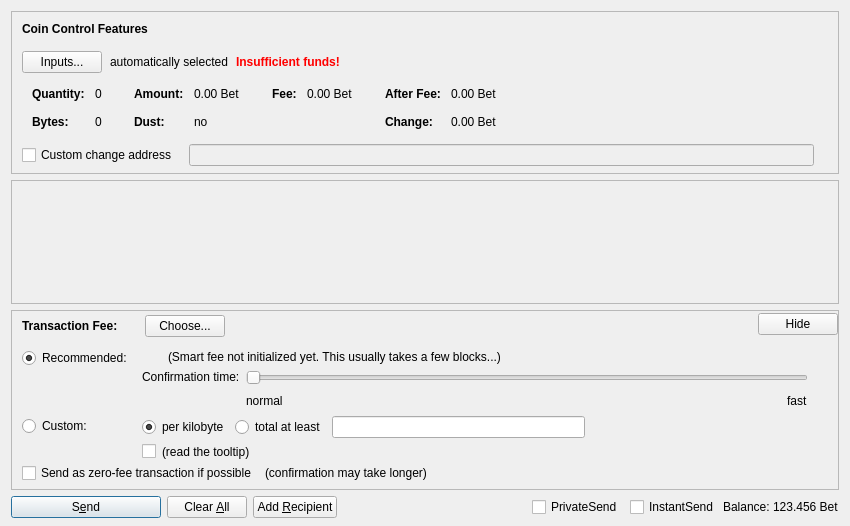
<?xml version="1.0" encoding="UTF-8"?>
<ui version="4.0">
 <class>SendCoinsDialog</class>
 <widget class="QDialog" name="SendCoinsDialog">
  <property name="geometry">
   <rect>
    <x>0</x>
    <y>0</y>
    <width>850</width>
    <height>526</height>
   </rect>
  </property>
  <property name="windowTitle">
   <string>Send Coins</string>
  </property>
  <layout class="QVBoxLayout" name="verticalLayout" stretch="0,1,0,0">
   <property name="bottomMargin">
    <number>8</number>
   </property>
   <item>
    <widget class="QFrame" name="frameCoinControl">
     <property name="sizePolicy">
      <sizepolicy hsizetype="Expanding" vsizetype="Expanding">
       <horstretch>0</horstretch>
       <verstretch>0</verstretch>
      </sizepolicy>
     </property>
     <property name="maximumSize">
      <size>
       <width>16777215</width>
       <height>16777215</height>
      </size>
     </property>
     <property name="frameShape">
      <enum>QFrame::StyledPanel</enum>
     </property>
     <property name="frameShadow">
      <enum>QFrame::Sunken</enum>
     </property>
     <layout class="QVBoxLayout" name="verticalLayoutCoinControl2">
      <property name="spacing">
       <number>0</number>
      </property>
      <property name="leftMargin">
       <number>0</number>
      </property>
      <property name="topMargin">
       <number>0</number>
      </property>
      <property name="rightMargin">
       <number>0</number>
      </property>
      <property name="bottomMargin">
       <number>6</number>
      </property>
      <item>
       <layout class="QVBoxLayout" name="verticalLayoutCoinControl" stretch="0,0,0,0,1">
        <property name="spacing">
         <number>0</number>
        </property>
        <property name="leftMargin">
         <number>10</number>
        </property>
        <property name="topMargin">
         <number>10</number>
        </property>
        <item>
         <layout class="QHBoxLayout" name="horizontalLayoutCoinControl1">
          <property name="bottomMargin">
           <number>15</number>
          </property>
          <item>
           <widget class="QLabel" name="labelCoinControlFeatures">
            <property name="sizePolicy">
             <sizepolicy hsizetype="Preferred" vsizetype="Maximum">
              <horstretch>0</horstretch>
              <verstretch>0</verstretch>
             </sizepolicy>
            </property>
            <property name="font">
             <font>
              <weight>75</weight>
              <bold>true</bold>
             </font>
            </property>
            <property name="styleSheet">
             <string notr="true">font-weight:bold;</string>
            </property>
            <property name="text">
             <string>Coin Control Features</string>
            </property>
           </widget>
          </item>
         </layout>
        </item>
        <item>
         <layout class="QHBoxLayout" name="horizontalLayoutCoinControl2" stretch="0,0,0,0">
          <property name="spacing">
           <number>8</number>
          </property>
          <property name="bottomMargin">
           <number>10</number>
          </property>
          <item>
           <widget class="QPushButton" name="pushButtonCoinControl">
            <property name="styleSheet">
             <string notr="true"/>
            </property>
            <property name="text">
             <string>Inputs...</string>
            </property>
            <property name="autoDefault">
             <bool>false</bool>
            </property>
           </widget>
          </item>
          <item>
           <widget class="QLabel" name="labelCoinControlAutomaticallySelected">
            <property name="text">
             <string>automatically selected</string>
            </property>
            <property name="margin">
             <number>5</number>
            </property>
           </widget>
          </item>
          <item>
           <widget class="QLabel" name="labelCoinControlInsuffFunds">
            <property name="font">
             <font>
              <weight>75</weight>
              <bold>true</bold>
             </font>
            </property>
            <property name="styleSheet">
             <string notr="true">color:red;font-weight:bold;</string>
            </property>
            <property name="text">
             <string>Insufficient funds!</string>
            </property>
            <property name="margin">
             <number>5</number>
            </property>
           </widget>
          </item>
          <item>
           <spacer name="horizontalSpacerCoinControl">
            <property name="orientation">
             <enum>Qt::Horizontal</enum>
            </property>
            <property name="sizeHint" stdset="0">
             <size>
              <width>40</width>
              <height>1</height>
             </size>
            </property>
           </spacer>
          </item>
         </layout>
        </item>
        <item>
         <widget class="QWidget" name="widgetCoinControl" native="true">
          <property name="sizePolicy">
           <sizepolicy hsizetype="Preferred" vsizetype="Preferred">
            <horstretch>0</horstretch>
            <verstretch>0</verstretch>
           </sizepolicy>
          </property>
          <property name="minimumSize">
           <size>
            <width>0</width>
            <height>0</height>
           </size>
          </property>
          <property name="styleSheet">
           <string notr="true"/>
          </property>
          <layout class="QHBoxLayout" name="horizontalLayoutCoinControl5">
           <property name="leftMargin">
            <number>0</number>
           </property>
           <property name="topMargin">
            <number>0</number>
           </property>
           <property name="rightMargin">
            <number>0</number>
           </property>
           <property name="bottomMargin">
            <number>0</number>
           </property>
           <item>
            <layout class="QHBoxLayout" name="horizontalLayoutCoinControl3" stretch="0,0,0,1">
             <property name="spacing">
              <number>20</number>
             </property>
             <property name="topMargin">
              <number>0</number>
             </property>
             <property name="bottomMargin">
              <number>10</number>
             </property>
             <item>
              <layout class="QFormLayout" name="formLayoutCoinControl1">
               <property name="horizontalSpacing">
                <number>10</number>
               </property>
               <property name="verticalSpacing">
                <number>14</number>
               </property>
               <property name="leftMargin">
                <number>10</number>
               </property>
               <property name="topMargin">
                <number>4</number>
               </property>
               <property name="rightMargin">
                <number>6</number>
               </property>
               <item row="0" column="0">
                <widget class="QLabel" name="labelCoinControlQuantityText">
                 <property name="font">
                  <font>
                   <weight>75</weight>
                   <bold>true</bold>
                  </font>
                 </property>
                 <property name="text">
                  <string>Quantity:</string>
                 </property>
                 <property name="margin">
                  <number>0</number>
                 </property>
                </widget>
               </item>
               <item row="0" column="1">
                <widget class="QLabel" name="labelCoinControlQuantity">
                 <property name="cursor">
                  <cursorShape>IBeamCursor</cursorShape>
                 </property>
                 <property name="contextMenuPolicy">
                  <enum>Qt::ActionsContextMenu</enum>
                 </property>
                 <property name="text">
                  <string notr="true">0</string>
                 </property>
                 <property name="margin">
                  <number>0</number>
                 </property>
                 <property name="textInteractionFlags">
                  <set>Qt::LinksAccessibleByMouse|Qt::TextSelectableByKeyboard|Qt::TextSelectableByMouse</set>
                 </property>
                </widget>
               </item>
               <item row="1" column="0">
                <widget class="QLabel" name="labelCoinControlBytesText">
                 <property name="font">
                  <font>
                   <weight>75</weight>
                   <bold>true</bold>
                  </font>
                 </property>
                 <property name="text">
                  <string>Bytes:</string>
                 </property>
                </widget>
               </item>
               <item row="1" column="1">
                <widget class="QLabel" name="labelCoinControlBytes">
                 <property name="cursor">
                  <cursorShape>IBeamCursor</cursorShape>
                 </property>
                 <property name="contextMenuPolicy">
                  <enum>Qt::ActionsContextMenu</enum>
                 </property>
                 <property name="text">
                  <string notr="true">0</string>
                 </property>
                 <property name="textInteractionFlags">
                  <set>Qt::LinksAccessibleByMouse|Qt::TextSelectableByKeyboard|Qt::TextSelectableByMouse</set>
                 </property>
                </widget>
               </item>
              </layout>
             </item>
             <item>
              <layout class="QFormLayout" name="formLayoutCoinControl2">
               <property name="horizontalSpacing">
                <number>10</number>
               </property>
               <property name="verticalSpacing">
                <number>14</number>
               </property>
               <property name="leftMargin">
                <number>6</number>
               </property>
               <property name="topMargin">
                <number>4</number>
               </property>
               <property name="rightMargin">
                <number>6</number>
               </property>
               <item row="0" column="0">
                <widget class="QLabel" name="labelCoinControlAmountText">
                 <property name="font">
                  <font>
                   <weight>75</weight>
                   <bold>true</bold>
                  </font>
                 </property>
                 <property name="text">
                  <string>Amount:</string>
                 </property>
                 <property name="margin">
                  <number>0</number>
                 </property>
                </widget>
               </item>
               <item row="0" column="1">
                <widget class="QLabel" name="labelCoinControlAmount">
                 <property name="cursor">
                  <cursorShape>IBeamCursor</cursorShape>
                 </property>
                 <property name="contextMenuPolicy">
                  <enum>Qt::ActionsContextMenu</enum>
                 </property>
                 <property name="text">
                  <string notr="true">0.00 Bet</string>
                 </property>
                 <property name="textInteractionFlags">
                  <set>Qt::LinksAccessibleByMouse|Qt::TextSelectableByKeyboard|Qt::TextSelectableByMouse</set>
                 </property>
                </widget>
               </item>
               <item row="1" column="0">
                <widget class="QLabel" name="labelCoinControlLowOutputText">
                 <property name="font">
                  <font>
                   <weight>75</weight>
                   <bold>true</bold>
                  </font>
                 </property>
                 <property name="text">
                  <string>Dust:</string>
                 </property>
                </widget>
               </item>
               <item row="1" column="1">
                <widget class="QLabel" name="labelCoinControlLowOutput">
                 <property name="cursor">
                  <cursorShape>IBeamCursor</cursorShape>
                 </property>
                 <property name="contextMenuPolicy">
                  <enum>Qt::ActionsContextMenu</enum>
                 </property>
                 <property name="text">
                  <string notr="true">no</string>
                 </property>
                 <property name="textInteractionFlags">
                  <set>Qt::LinksAccessibleByMouse|Qt::TextSelectableByKeyboard|Qt::TextSelectableByMouse</set>
                 </property>
                </widget>
               </item>
              </layout>
             </item>
             <item>
              <layout class="QFormLayout" name="formLayoutCoinControl3">
               <property name="horizontalSpacing">
                <number>10</number>
               </property>
               <property name="verticalSpacing">
                <number>14</number>
               </property>
               <property name="leftMargin">
                <number>6</number>
               </property>
               <property name="topMargin">
                <number>4</number>
               </property>
               <property name="rightMargin">
                <number>6</number>
               </property>
               <item row="0" column="0">
                <widget class="QLabel" name="labelCoinControlFeeText">
                 <property name="font">
                  <font>
                   <weight>75</weight>
                   <bold>true</bold>
                  </font>
                 </property>
                 <property name="text">
                  <string>Fee:</string>
                 </property>
                 <property name="margin">
                  <number>0</number>
                 </property>
                </widget>
               </item>
               <item row="0" column="1">
                <widget class="QLabel" name="labelCoinControlFee">
                 <property name="cursor">
                  <cursorShape>IBeamCursor</cursorShape>
                 </property>
                 <property name="contextMenuPolicy">
                  <enum>Qt::ActionsContextMenu</enum>
                 </property>
                 <property name="text">
                  <string notr="true">0.00 Bet</string>
                 </property>
                 <property name="textInteractionFlags">
                  <set>Qt::LinksAccessibleByMouse|Qt::TextSelectableByKeyboard|Qt::TextSelectableByMouse</set>
                 </property>
                </widget>
               </item>
             </layout>
             </item>
             <item>
              <layout class="QFormLayout" name="formLayoutCoinControl4">
               <property name="horizontalSpacing">
                <number>10</number>
               </property>
               <property name="verticalSpacing">
                <number>14</number>
               </property>
               <property name="leftMargin">
                <number>6</number>
               </property>
               <property name="topMargin">
                <number>4</number>
               </property>
               <property name="rightMargin">
                <number>6</number>
               </property>
               <item row="0" column="0">
                <widget class="QLabel" name="labelCoinControlAfterFeeText">
                 <property name="font">
                  <font>
                   <weight>75</weight>
                   <bold>true</bold>
                  </font>
                 </property>
                 <property name="text">
                  <string>After Fee:</string>
                 </property>
                 <property name="margin">
                  <number>0</number>
                 </property>
                </widget>
               </item>
               <item row="0" column="1">
                <widget class="QLabel" name="labelCoinControlAfterFee">
                 <property name="cursor">
                  <cursorShape>IBeamCursor</cursorShape>
                 </property>
                 <property name="contextMenuPolicy">
                  <enum>Qt::ActionsContextMenu</enum>
                 </property>
                 <property name="text">
                  <string notr="true">0.00 Bet</string>
                 </property>
                 <property name="textInteractionFlags">
                  <set>Qt::LinksAccessibleByMouse|Qt::TextSelectableByKeyboard|Qt::TextSelectableByMouse</set>
                 </property>
                </widget>
               </item>
               <item row="1" column="0">
                <widget class="QLabel" name="labelCoinControlChangeText">
                 <property name="font">
                  <font>
                   <weight>75</weight>
                   <bold>true</bold>
                  </font>
                 </property>
                 <property name="text">
                  <string>Change:</string>
                 </property>
                </widget>
               </item>
               <item row="1" column="1">
                <widget class="QLabel" name="labelCoinControlChange">
                 <property name="cursor">
                  <cursorShape>IBeamCursor</cursorShape>
                 </property>
                 <property name="contextMenuPolicy">
                  <enum>Qt::ActionsContextMenu</enum>
                 </property>
                 <property name="text">
                  <string notr="true">0.00 Bet</string>
                 </property>
                 <property name="textInteractionFlags">
                  <set>Qt::LinksAccessibleByMouse|Qt::TextSelectableByKeyboard|Qt::TextSelectableByMouse</set>
                 </property>
                </widget>
               </item>
              </layout>
             </item>
            </layout>
           </item>
          </layout>
         </widget>
        </item>
        <item>
         <layout class="QHBoxLayout" name="horizontalLayoutCoinControl4" stretch="0,0,0">
          <property name="spacing">
           <number>12</number>
          </property>
          <property name="sizeConstraint">
           <enum>QLayout::SetDefaultConstraint</enum>
          </property>
          <property name="topMargin">
           <number>5</number>
          </property>
          <property name="rightMargin">
           <number>5</number>
          </property>
          <item>
           <widget class="QCheckBox" name="checkBoxCoinControlChange">
            <property name="toolTip">
             <string>If this is activated, but the change address is empty or invalid, change will be sent to a newly generated address.</string>
            </property>
            <property name="text">
             <string>Custom change address</string>
            </property>
           </widget>
          </item>
          <item>
           <widget class="QValidatedLineEdit" name="lineEditCoinControlChange">
            <property name="enabled">
             <bool>false</bool>
            </property>
            <property name="sizePolicy">
             <sizepolicy hsizetype="Expanding" vsizetype="Fixed">
              <horstretch>0</horstretch>
              <verstretch>0</verstretch>
             </sizepolicy>
            </property>
           </widget>
          </item>
          <item>
           <widget class="QLabel" name="labelCoinControlChangeLabel">
            <property name="sizePolicy">
             <sizepolicy hsizetype="Preferred" vsizetype="Expanding">
              <horstretch>0</horstretch>
              <verstretch>0</verstretch>
             </sizepolicy>
            </property>
            <property name="minimumSize">
             <size>
              <width>0</width>
              <height>0</height>
             </size>
            </property>
            <property name="text">
             <string/>
            </property>
            <property name="margin">
             <number>3</number>
            </property>
           </widget>
          </item>
         </layout>
        </item>
        <item>
         <spacer name="verticalSpacerCoinControl">
          <property name="orientation">
           <enum>Qt::Vertical</enum>
          </property>
          <property name="sizeHint" stdset="0">
           <size>
            <width>800</width>
            <height>1</height>
           </size>
          </property>
         </spacer>
        </item>
       </layout>
      </item>
     </layout>
    </widget>
   </item>
   <item>
    <widget class="QScrollArea" name="scrollArea">
     <property name="widgetResizable">
      <bool>true</bool>
     </property>
     <widget class="QWidget" name="scrollAreaWidgetContents">
      <property name="geometry">
       <rect>
        <x>0</x>
        <y>0</y>
        <width>830</width>
        <height>69</height>
       </rect>
      </property>
      <layout class="QVBoxLayout" name="verticalLayout_2" stretch="0,1">
       <property name="leftMargin">
        <number>0</number>
       </property>
       <property name="topMargin">
        <number>0</number>
       </property>
       <property name="rightMargin">
        <number>0</number>
       </property>
       <property name="bottomMargin">
        <number>0</number>
       </property>
       <item>
        <layout class="QVBoxLayout" name="entries">
         <property name="spacing">
          <number>6</number>
         </property>
        </layout>
       </item>
       <item>
        <spacer name="verticalSpacer">
         <property name="orientation">
          <enum>Qt::Vertical</enum>
         </property>
         <property name="sizeHint" stdset="0">
          <size>
           <width>20</width>
           <height>40</height>
          </size>
         </property>
        </spacer>
       </item>
      </layout>
     </widget>
    </widget>
   </item>
   <item>
    <widget class="QFrame" name="frameFee">
     <property name="sizePolicy">
      <sizepolicy hsizetype="Expanding" vsizetype="Expanding">
       <horstretch>0</horstretch>
       <verstretch>0</verstretch>
      </sizepolicy>
     </property>
     <property name="maximumSize">
      <size>
       <width>16777215</width>
       <height>16777215</height>
      </size>
     </property>
     <property name="frameShape">
      <enum>QFrame::StyledPanel</enum>
     </property>
     <property name="frameShadow">
      <enum>QFrame::Sunken</enum>
     </property>
     <layout class="QVBoxLayout" name="verticalLayoutFee1">
      <property name="spacing">
       <number>0</number>
      </property>
      <property name="leftMargin">
       <number>0</number>
      </property>
      <property name="topMargin">
       <number>0</number>
      </property>
      <property name="rightMargin">
       <number>0</number>
      </property>
      <property name="bottomMargin">
       <number>0</number>
      </property>
      <item>
       <layout class="QVBoxLayout" name="verticalLayoutFee2" stretch="0,0,0">
        <property name="spacing">
         <number>0</number>
        </property>
        <property name="leftMargin">
         <number>10</number>
        </property>
        <property name="topMargin">
         <number>0</number>
        </property>
        <item>
         <layout class="QHBoxLayout" name="horizontalLayoutFee1">
          <property name="bottomMargin">
           <number>0</number>
          </property>
          <item>
           <layout class="QVBoxLayout" name="verticalLayoutFee7">
            <property name="spacing">
             <number>0</number>
            </property>
            <item>
             <spacer name="verticalSpacerSmartFee">
              <property name="orientation">
               <enum>Qt::Vertical</enum>
              </property>
              <property name="sizeType">
               <enum>QSizePolicy::Fixed</enum>
              </property>
              <property name="sizeHint" stdset="0">
               <size>
                <width>1</width>
                <height>4</height>
               </size>
              </property>
             </spacer>
            </item>
            <item>
             <layout class="QHBoxLayout" name="horizontalLayoutSmartFee">
              <property name="spacing">
               <number>10</number>
              </property>
              <item>
               <widget class="QLabel" name="labelFeeHeadline">
                <property name="sizePolicy">
                 <sizepolicy hsizetype="Preferred" vsizetype="Maximum">
                  <horstretch>0</horstretch>
                  <verstretch>0</verstretch>
                 </sizepolicy>
                </property>
                <property name="font">
                 <font>
                  <weight>75</weight>
                  <bold>true</bold>
                 </font>
                </property>
                <property name="styleSheet">
                 <string notr="true">font-weight:bold;</string>
                </property>
                <property name="text">
                 <string>Transaction Fee:</string>
                </property>
               </widget>
              </item>
              <item>
               <widget class="QLabel" name="labelFeeMinimized">
                <property name="text">
                 <string/>
                </property>
               </widget>
              </item>
              <item>
               <widget class="QPushButton" name="buttonChooseFee">
                <property name="text">
                 <string>Choose...</string>
                </property>
               </widget>
              </item>
             </layout>
            </item>
            <item>
             <spacer name="verticalSpacer_5">
              <property name="orientation">
               <enum>Qt::Vertical</enum>
              </property>
              <property name="sizeHint" stdset="0">
               <size>
                <width>1</width>
                <height>1</height>
               </size>
              </property>
             </spacer>
            </item>
           </layout>
          </item>
          <item>
           <spacer name="horizontalSpacer_4">
            <property name="orientation">
             <enum>Qt::Horizontal</enum>
            </property>
            <property name="sizeHint" stdset="0">
             <size>
              <width>40</width>
              <height>20</height>
             </size>
            </property>
           </spacer>
          </item>
          <item>
           <widget class="QPushButton" name="buttonMinimizeFee">
            <property name="toolTip">
             <string>collapse fee-settings</string>
            </property>
            <property name="text">
             <string>Hide</string>
            </property>
           </widget>
          </item>
         </layout>
        </item>
        <item>
         <widget class="QFrame" name="frameFeeSelection">
          <layout class="QVBoxLayout" name="verticalLayoutFee12">
           <property name="spacing">
            <number>0</number>
           </property>
           <property name="leftMargin">
            <number>0</number>
           </property>
           <property name="topMargin">
            <number>0</number>
           </property>
           <property name="rightMargin">
            <number>0</number>
           </property>
           <property name="bottomMargin">
            <number>0</number>
           </property>
           <item>
            <layout class="QGridLayout" name="gridLayoutFee">
             <property name="topMargin">
              <number>10</number>
             </property>
             <property name="bottomMargin">
              <number>4</number>
             </property>
             <property name="horizontalSpacing">
              <number>10</number>
             </property>
             <property name="verticalSpacing">
              <number>4</number>
             </property>
             <item row="1" column="1">
              <layout class="QVBoxLayout" name="verticalLayoutFee8">
               <property name="spacing">
                <number>6</number>
               </property>
               <item>
                <layout class="QHBoxLayout" name="horizontalLayoutFee13">
                 <item>
                  <widget class="QRadioButton" name="radioCustomPerKilobyte">
                   <property name="toolTip">
                    <string>If the custom fee is set to 1000 duffs and the transaction is only 250 bytes, then &quot;per kilobyte&quot; only pays 250 duffs in fee,&lt;br /&gt;while &quot;at least&quot; pays 1000 duffs. For transactions bigger than a kilobyte both pay by kilobyte.</string>
                   </property>
                   <property name="text">
                    <string>per kilobyte</string>
                   </property>
                   <property name="checked">
                    <bool>true</bool>
                   </property>
                   <attribute name="buttonGroup">
                    <string notr="true">groupCustomFee</string>
                   </attribute>
                  </widget>
                 </item>
                 <item>
                  <widget class="QRadioButton" name="radioCustomAtLeast">
                   <property name="toolTip">
                    <string>If the custom fee is set to 1000 duffs and the transaction is only 250 bytes, then &quot;per kilobyte&quot; only pays 250 duffs in fee,&lt;br /&gt;while &quot;total at least&quot; pays 1000 duffs. For transactions bigger than a kilobyte both pay by kilobyte.</string>
                   </property>
                   <property name="text">
                    <string>total at least</string>
                   </property>
                   <attribute name="buttonGroup">
                    <string notr="true">groupCustomFee</string>
                   </attribute>
                  </widget>
                 </item>
                 <item>
                  <widget class="BitcoinAmountField" name="customFee"/>
                 </item>
                 <item>
                  <spacer name="horizontalSpacer_6">
                   <property name="orientation">
                    <enum>Qt::Horizontal</enum>
                   </property>
                   <property name="sizeHint" stdset="0">
                    <size>
                     <width>1</width>
                     <height>1</height>
                    </size>
                   </property>
                  </spacer>
                 </item>
                </layout>
               </item>
               <item>
                <layout class="QHBoxLayout" name="horizontalLayoutFee8">
                 <item>
                  <widget class="QCheckBox" name="checkBoxMinimumFee">
                   <property name="toolTip">
                    <string>Paying only the minimum fee is just fine as long as there is less transaction volume than space in the blocks.&lt;br /&gt;But be aware that this can end up in a never confirming transaction once there is more demand for bet transactions than the network can process.</string>
                   </property>
                   <property name="text">
                    <string/>
                   </property>
                  </widget>
                 </item>
                 <item>
                  <widget class="QLabel" name="labelMinFeeWarning">
                   <property name="enabled">
                    <bool>true</bool>
                   </property>
                   <property name="toolTip">
                    <string>Paying only the minimum fee is just fine as long as there is less transaction volume than space in the blocks.&lt;br /&gt;But be aware that this can end up in a never confirming transaction once there is more demand for bet transactions than the network can process.</string>
                   </property>
                   <property name="text">
                    <string>(read the tooltip)</string>
                   </property>
                   <property name="margin">
                    <number>5</number>
                   </property>
                  </widget>
                 </item>
                 <item>
                  <spacer name="horizontalSpacer_2">
                   <property name="orientation">
                    <enum>Qt::Horizontal</enum>
                   </property>
                   <property name="sizeHint" stdset="0">
                    <size>
                     <width>1</width>
                     <height>1</height>
                    </size>
                   </property>
                  </spacer>
                 </item>
                </layout>
               </item>
              </layout>
             </item>
             <item row="0" column="0">
              <layout class="QVBoxLayout" name="verticalLayoutFee4" stretch="0,1">
               <item>
                <widget class="QRadioButton" name="radioSmartFee">
                 <property name="text">
                  <string>Recommended:</string>
                 </property>
                 <property name="checked">
                  <bool>true</bool>
                 </property>
                 <attribute name="buttonGroup">
                  <string notr="true">groupFee</string>
                 </attribute>
                </widget>
               </item>
               <item>
                <spacer name="verticalSpacer_2">
                 <property name="orientation">
                  <enum>Qt::Vertical</enum>
                 </property>
                 <property name="sizeHint" stdset="0">
                  <size>
                   <width>1</width>
                   <height>1</height>
                  </size>
                 </property>
                </spacer>
               </item>
              </layout>
             </item>
             <item row="1" column="0">
              <layout class="QVBoxLayout" name="verticalLayoutFee9" stretch="0,1">
               <item>
                <widget class="QRadioButton" name="radioCustomFee">
                 <property name="text">
                  <string>Custom:</string>
                 </property>
                 <attribute name="buttonGroup">
                  <string notr="true">groupFee</string>
                 </attribute>
                </widget>
               </item>
               <item>
                <spacer name="verticalSpacer_6">
                 <property name="orientation">
                  <enum>Qt::Vertical</enum>
                 </property>
                 <property name="sizeHint" stdset="0">
                  <size>
                   <width>1</width>
                   <height>1</height>
                  </size>
                 </property>
                </spacer>
               </item>
              </layout>
             </item>
             <item row="0" column="1">
              <layout class="QVBoxLayout" name="verticalLayoutFee3" stretch="0,0,1">
               <property name="spacing">
                <number>6</number>
               </property>
               <property name="topMargin">
                <number>2</number>
               </property>
               <item>
                <layout class="QHBoxLayout" name="horizontalLayoutFee12">
                 <item>
                  <widget class="QLabel" name="labelSmartFee">
                   <property name="text">
                    <string/>
                   </property>
                   <property name="margin">
                    <number>2</number>
                   </property>
                  </widget>
                 </item>
                 <item>
                  <widget class="QLabel" name="labelFeeEstimation">
                   <property name="text">
                    <string/>
                   </property>
                  </widget>
                 </item>
                 <item>
                  <widget class="QLabel" name="labelSmartFee2">
                   <property name="text">
                    <string>(Smart fee not initialized yet. This usually takes a few blocks...)</string>
                   </property>
                   <property name="margin">
                    <number>2</number>
                   </property>
                  </widget>
                 </item>
                 <item>
                  <spacer name="horizontalSpacer_5">
                   <property name="orientation">
                    <enum>Qt::Horizontal</enum>
                   </property>
                   <property name="sizeHint" stdset="0">
                    <size>
                     <width>1</width>
                     <height>1</height>
                    </size>
                   </property>
                  </spacer>
                 </item>
                </layout>
               </item>
               <item>
                <layout class="QHBoxLayout" name="horizontalLayoutFee9">
                 <item>
                  <layout class="QVBoxLayout" name="verticalLayoutFee6">
                   <item>
                    <widget class="QLabel" name="labelSmartFee3">
                     <property name="text">
                      <string>Confirmation time:</string>
                     </property>
                     <property name="margin">
                      <number>2</number>
                     </property>
                    </widget>
                   </item>
                   <item>
                    <spacer name="verticalSpacer_3">
                     <property name="orientation">
                      <enum>Qt::Vertical</enum>
                     </property>
                     <property name="sizeHint" stdset="0">
                      <size>
                       <width>1</width>
                       <height>1</height>
                      </size>
                     </property>
                    </spacer>
                   </item>
                  </layout>
                 </item>
                 <item>
                  <layout class="QVBoxLayout" name="verticalLayoutFee5">
                   <property name="rightMargin">
                    <number>30</number>
                   </property>
                   <item>
                    <widget class="QSlider" name="sliderSmartFee">
                     <property name="minimum">
                      <number>0</number>
                     </property>
                     <property name="maximum">
                      <number>24</number>
                     </property>
                     <property name="pageStep">
                      <number>1</number>
                     </property>
                     <property name="value">
                      <number>0</number>
                     </property>
                     <property name="orientation">
                      <enum>Qt::Horizontal</enum>
                     </property>
                     <property name="invertedAppearance">
                      <bool>false</bool>
                     </property>
                     <property name="invertedControls">
                      <bool>false</bool>
                     </property>
                     <property name="tickPosition">
                      <enum>QSlider::NoTicks</enum>
                     </property>
                    </widget>
                   </item>
                   <item>
                    <layout class="QHBoxLayout" name="horizontalLayoutFee10">
                     <item>
                      <widget class="QLabel" name="labelSmartFeeNormal">
                       <property name="text">
                        <string>normal</string>
                       </property>
                      </widget>
                     </item>
                     <item>
                      <spacer name="horizontalSpacer_3">
                       <property name="orientation">
                        <enum>Qt::Horizontal</enum>
                       </property>
                       <property name="sizeHint" stdset="0">
                        <size>
                         <width>40</width>
                         <height>20</height>
                        </size>
                       </property>
                      </spacer>
                     </item>
                     <item>
                      <widget class="QLabel" name="labelSmartFeeFast">
                       <property name="text">
                        <string>fast</string>
                       </property>
                      </widget>
                     </item>
                    </layout>
                   </item>
                  </layout>
                 </item>
                </layout>
               </item>
               <item>
                <spacer name="verticalSpacer_4">
                 <property name="orientation">
                  <enum>Qt::Vertical</enum>
                 </property>
                 <property name="sizeHint" stdset="0">
                  <size>
                   <width>1</width>
                   <height>1</height>
                  </size>
                 </property>
                </spacer>
               </item>
              </layout>
             </item>
            </layout>
           </item>
           <item>
            <layout class="QHBoxLayout" name="horizontalLayoutFee5" stretch="0,0,0">
             <property name="spacing">
              <number>8</number>
             </property>
             <property name="bottomMargin">
              <number>4</number>
             </property>
             <item>
              <widget class="QCheckBox" name="checkBoxFreeTx">
               <property name="text">
                <string>Send as zero-fee transaction if possible</string>
               </property>
              </widget>
             </item>
             <item>
              <widget class="QLabel" name="labelFreeTx">
               <property name="text">
                <string>(confirmation may take longer)</string>
               </property>
               <property name="margin">
                <number>5</number>
               </property>
              </widget>
             </item>
             <item>
              <spacer name="horizontalSpacerFee5">
               <property name="orientation">
                <enum>Qt::Horizontal</enum>
               </property>
               <property name="sizeHint" stdset="0">
                <size>
                 <width>1</width>
                 <height>1</height>
                </size>
               </property>
              </spacer>
             </item>
            </layout>
           </item>
           <item>
            <spacer name="verticalSpacerFee2">
             <property name="orientation">
              <enum>Qt::Vertical</enum>
             </property>
             <property name="sizeHint" stdset="0">
              <size>
               <width>1</width>
               <height>1</height>
              </size>
             </property>
            </spacer>
           </item>
          </layout>
         </widget>
        </item>
        <item>
         <spacer name="verticalSpacerFee">
          <property name="orientation">
           <enum>Qt::Vertical</enum>
          </property>
          <property name="sizeHint" stdset="0">
           <size>
            <width>800</width>
            <height>1</height>
           </size>
          </property>
         </spacer>
        </item>
       </layout>
      </item>
     </layout>
    </widget>
   </item>
   <item>
    <layout class="QHBoxLayout" name="horizontalLayout">
     <item>
      <widget class="QPushButton" name="sendButton">
       <property name="minimumSize">
        <size>
         <width>150</width>
         <height>0</height>
        </size>
       </property>
       <property name="toolTip">
        <string>Confirm the send action</string>
       </property>
       <property name="text">
        <string>S&amp;end</string>
       </property>
       <property name="autoDefault">
        <bool>false</bool>
       </property>
       <property name="default">
        <bool>true</bool>
       </property>
      </widget>
     </item>
     <item>
      <widget class="QPushButton" name="clearButton">
       <property name="sizePolicy">
        <sizepolicy hsizetype="Minimum" vsizetype="Fixed">
         <horstretch>0</horstretch>
         <verstretch>0</verstretch>
        </sizepolicy>
       </property>
       <property name="toolTip">
        <string>Clear all fields of the form.</string>
       </property>
       <property name="text">
        <string>Clear &amp;All</string>
       </property>
       <property name="autoDefault">
        <bool>false</bool>
       </property>
      </widget>
     </item>
     <item>
      <widget class="QPushButton" name="addButton">
       <property name="toolTip">
        <string>Send to multiple recipients at once</string>
       </property>
       <property name="text">
        <string>Add &amp;Recipient</string>
       </property>
       <property name="autoDefault">
        <bool>false</bool>
       </property>
      </widget>
     </item>
     <item>
      <spacer name="horizontalSpacer">
       <property name="orientation">
        <enum>Qt::Horizontal</enum>
       </property>
       <property name="sizeHint" stdset="0">
        <size>
         <width>40</width>
         <height>20</height>
        </size>
       </property>
      </spacer>
     </item>
     <item>
      <layout class="QHBoxLayout" name="horizontalLayout_2">
       <property name="spacing">
        <number>3</number>
       </property>
       <item>
        <widget class="QCheckBox" name="checkUsePrivateSend">
         <property name="minimumSize">
          <size>
           <width>95</width>
           <height>0</height>
          </size>
         </property>
         <property name="text">
          <string>PrivateSend</string>
         </property>
         <property name="checked">
          <bool>false</bool>
         </property>
        </widget>
       </item>
       <item>
        <widget class="QCheckBox" name="checkUseInstantSend">
         <property name="enabled">
          <bool>true</bool>
         </property>
         <property name="minimumSize">
          <size>
           <width>85</width>
           <height>0</height>
          </size>
         </property>
         <property name="text">
          <string>InstantSend</string>
         </property>
        </widget>
       </item>
       <item>
        <widget class="QLabel" name="label">
         <property name="text">
          <string>Balance:</string>
         </property>
        </widget>
       </item>
       <item>
        <widget class="QLabel" name="labelBalance">
         <property name="sizePolicy">
          <sizepolicy hsizetype="Preferred" vsizetype="Fixed">
           <horstretch>0</horstretch>
           <verstretch>0</verstretch>
          </sizepolicy>
         </property>
         <property name="cursor">
          <cursorShape>IBeamCursor</cursorShape>
         </property>
         <property name="text">
          <string notr="true">123.456 Bet</string>
         </property>
         <property name="textInteractionFlags">
          <set>Qt::LinksAccessibleByMouse|Qt::TextSelectableByKeyboard|Qt::TextSelectableByMouse</set>
         </property>
        </widget>
       </item>
      </layout>
     </item>
    </layout>
   </item>
  </layout>
 </widget>
 <customwidgets>
  <customwidget>
   <class>QValidatedLineEdit</class>
   <extends>QLineEdit</extends>
   <header>qvalidatedlineedit.h</header>
  </customwidget>
  <customwidget>
   <class>BitcoinAmountField</class>
   <extends>QLineEdit</extends>
   <header>bitcoinamountfield.h</header>
   <container>1</container>
  </customwidget>
 </customwidgets>
 <resources>
  <include location="../bet.qrc"/>
 </resources>
 <connections/>
 <buttongroups>
  <buttongroup name="groupCustomFee"/>
  <buttongroup name="groupFee"/>
 </buttongroups>
</ui>
